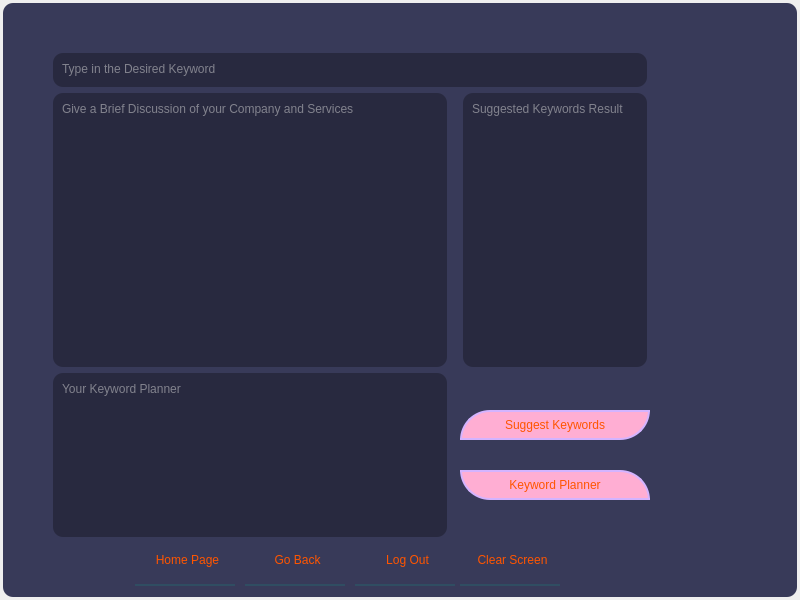
<?xml version="1.0" encoding="UTF-8"?>
<ui version="4.0">
 <class>Dialog</class>
 <widget class="QDialog" name="Dialog">
  <property name="geometry">
   <rect>
    <x>0</x>
    <y>0</y>
    <width>800</width>
    <height>600</height>
   </rect>
  </property>
  <property name="windowTitle">
   <string>Dialog</string>
  </property>
  <widget class="QWidget" name="widget" native="true">
   <property name="geometry">
    <rect>
     <x>0</x>
     <y>0</y>
     <width>800</width>
     <height>600</height>
    </rect>
   </property>
   <property name="styleSheet">
    <string notr="true">QWidget#widget{
	background-color: rgb(56, 58, 89);
	color: rgb(220, 220, 220);
	border-radius: 10px;
	margin: 3px;
}</string>
   </property>
   <widget class="QTextEdit" name="textEdit_1">
    <property name="geometry">
     <rect>
      <x>50</x>
      <y>50</y>
      <width>600</width>
      <height>40</height>
     </rect>
    </property>
    <property name="toolTip">
     <string>Search Engine Optimization tools; type in your desired page title and measure the character count.</string>
    </property>
    <property name="toolTipDuration">
     <number>2</number>
    </property>
    <property name="whatsThis">
     <string>Search Engine Optimization tools; type in your desired page title and measure the character count.</string>
    </property>
    <property name="styleSheet">
     <string notr="true">QTextEdit{
	background-color: rgba(0, 0, 0, 75);
	color: rgb(220, 220, 220);
	border-radius: 10px;
	margin: 3px;
	padding: 5px;
}

QTextEdit:hover{
	border: 3px solid rgb(230, 208, 255);
}</string>
    </property>
    <property name="placeholderText">
     <string>Type in the Desired Keyword</string>
    </property>
   </widget>
   <widget class="QTextEdit" name="textEdit_3">
    <property name="geometry">
     <rect>
      <x>50</x>
      <y>90</y>
      <width>400</width>
      <height>280</height>
     </rect>
    </property>
    <property name="styleSheet">
     <string notr="true">QTextEdit{
	background-color: rgba(0, 0, 0, 75);
	color: rgb(220, 220, 220);
	border-radius: 10px;
	margin: 3px;
	padding: 5px;
}

QTextEdit:hover{
	border: 3px solid rgb(230, 208, 255);
}</string>
    </property>
    <property name="placeholderText">
     <string>Give a Brief Discussion of your Company and Services</string>
    </property>
   </widget>
   <widget class="QPushButton" name="home">
    <property name="geometry">
     <rect>
      <x>135</x>
      <y>536</y>
      <width>100</width>
      <height>50</height>
     </rect>
    </property>
    <property name="styleSheet">
     <string notr="true">QPushButton{
	font: 75 9pt &quot;Constantia&quot;;
	color: rgb(255, 85, 0);
	background-color: rgba(0, 0, 0, 0);
	border: none;
	border-bottom: 2px solid rgba(46, 82, 101, 200);
	padding-left: 5px;
}

QPushButton:hover{
	font: 75 9pt &quot;Constantia&quot;;
	color: rgb(255, 85, 0);
	background-color: rgba(0, 0, 0, 0);
	border: none;
	border-bottom: 2px solid rgb(255, 85, 0);
}
</string>
    </property>
    <property name="text">
     <string>Home Page</string>
    </property>
   </widget>
   <widget class="QPushButton" name="goback">
    <property name="geometry">
     <rect>
      <x>245</x>
      <y>536</y>
      <width>100</width>
      <height>50</height>
     </rect>
    </property>
    <property name="styleSheet">
     <string notr="true">QPushButton{
	font: 75 9pt &quot;Constantia&quot;;
	color: rgb(255, 85, 0);
	background-color: rgba(0, 0, 0, 0);
	border: none;
	border-bottom: 2px solid rgba(46, 82, 101, 200);
	padding-left: 5px;
}

QPushButton:hover{
	font: 75 9pt &quot;Constantia&quot;;
	color: rgb(255, 85, 0);
	background-color: rgba(0, 0, 0, 0);
	border: none;
	border-bottom: 2px solid rgb(255, 85, 0);
}
</string>
    </property>
    <property name="text">
     <string>Go Back</string>
    </property>
   </widget>
   <widget class="QPushButton" name="home_3">
    <property name="geometry">
     <rect>
      <x>355</x>
      <y>536</y>
      <width>100</width>
      <height>50</height>
     </rect>
    </property>
    <property name="styleSheet">
     <string notr="true">QPushButton{
	font: 75 9pt &quot;Constantia&quot;;
	color: rgb(255, 85, 0);
	background-color: rgba(0, 0, 0, 0);
	border: none;
	border-bottom: 2px solid rgba(46, 82, 101, 200);
	padding-left: 5px;
}

QPushButton:hover{
	font: 75 9pt &quot;Constantia&quot;;
	color: rgb(255, 85, 0);
	background-color: rgba(0, 0, 0, 0);
	border: none;
	border-bottom: 2px solid rgb(255, 85, 0);
}
</string>
    </property>
    <property name="text">
     <string>Log Out</string>
    </property>
   </widget>
   <widget class="QPushButton" name="descriptionButton">
    <property name="geometry">
     <rect>
      <x>460</x>
      <y>410</y>
      <width>190</width>
      <height>30</height>
     </rect>
    </property>
    <property name="styleSheet">
     <string notr="true">QPushButton{
	font: 75 9pt &quot;Constantia&quot;;
	color: rgb(255, 85, 0);
	border: 2px solid rgb(212, 180, 255);
	border-bottom-right-radius: 30px;
	border-top-left-radius: 30px;
	background-color: rgb(255, 174, 211);
}

QPushButton:hover{
	border: 3px solid rgb(230, 208, 255);
	border-top-right-radius: 30px;
	border-bottom-left-radius: 30px;
	border-bottom-right-radius: 0px;
	border-top-left-radius: 0px;
}</string>
    </property>
    <property name="text">
     <string>Suggest Keywords</string>
    </property>
   </widget>
   <widget class="QPushButton" name="keyword">
    <property name="geometry">
     <rect>
      <x>460</x>
      <y>470</y>
      <width>190</width>
      <height>30</height>
     </rect>
    </property>
    <property name="styleSheet">
     <string notr="true">QPushButton{
	font: 75 9pt &quot;Constantia&quot;;
	color: rgb(255, 85, 0);
	border: 2px solid rgb(212, 180, 255);
	border-bottom-left-radius: 30px;
	border-top-right-radius: 30px;
	background-color: rgb(255, 174, 211);
}

QPushButton:hover{
	border: 3px solid rgb(230, 208, 255);
	border-top-left-radius: 30px;
	border-bottom-right-radius: 30px;
	border-bottom-left-radius: 0px;
	border-top-right-radius: 0px;
}</string>
    </property>
    <property name="text">
     <string>Keyword Planner</string>
    </property>
   </widget>
   <widget class="QPushButton" name="clearButton">
    <property name="geometry">
     <rect>
      <x>460</x>
      <y>536</y>
      <width>100</width>
      <height>50</height>
     </rect>
    </property>
    <property name="styleSheet">
     <string notr="true">QPushButton{
	font: 75 9pt &quot;Constantia&quot;;
	color: rgb(255, 85, 0);
	background-color: rgba(0, 0, 0, 0);
	border: none;
	border-bottom: 2px solid rgba(46, 82, 101, 200);
	padding-left: 5px;
}

QPushButton:hover{
	font: 75 9pt &quot;Constantia&quot;;
	color: rgb(255, 85, 0);
	background-color: rgba(0, 0, 0, 0);
	border: none;
	border-bottom: 2px solid rgb(255, 85, 0);
}
</string>
    </property>
    <property name="text">
     <string>Clear Screen</string>
    </property>
   </widget>
   <widget class="QTextBrowser" name="textEdit_4">
    <property name="geometry">
     <rect>
      <x>50</x>
      <y>370</y>
      <width>400</width>
      <height>170</height>
     </rect>
    </property>
    <property name="styleSheet">
     <string notr="true">QTextBrowser{
	background-color: rgba(0, 0, 0, 75);
	color: rgb(220, 220, 220);
	border-radius: 10px;
	margin: 3px;
	padding: 5px;
}

QTextBrowser:hover{
	border: 3px solid rgb(230, 208, 255);
}</string>
    </property>
    <property name="placeholderText">
     <string>Your Keyword Planner</string>
    </property>
   </widget>
   <widget class="QTextBrowser" name="textEdit_5">
    <property name="geometry">
     <rect>
      <x>460</x>
      <y>90</y>
      <width>190</width>
      <height>280</height>
     </rect>
    </property>
    <property name="styleSheet">
     <string notr="true">QTextBrowser{
	background-color: rgba(0, 0, 0, 75);
	color: rgb(220, 220, 220);
	border-radius: 10px;
	margin: 3px;
	padding: 5px;
}

QTextBrowser:hover{
	border: 3px solid rgb(230, 208, 255);
}</string>
    </property>
    <property name="placeholderText">
     <string>Suggested Keywords Result</string>
    </property>
   </widget>
  </widget>
 </widget>
 <resources/>
 <connections/>
</ui>
